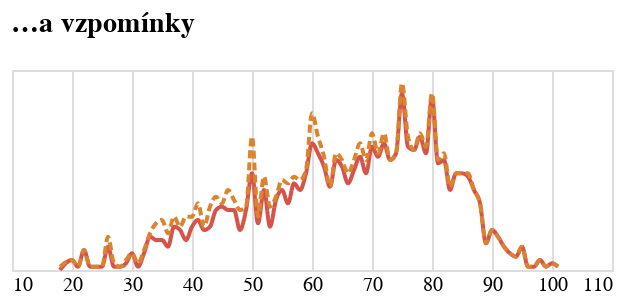

Notebook code for this chart:
### Code cell
tvar3 = alt.Chart(do_grafu_vzpominky.to_pandas(), width=300, height=100, title="…a vzpomínky").mark_line(interpolate="monotone").encode(
    alt.X('vek:Q').axis(domain=False, tickSize=0, title=None),
    alt.Y('len:Q').stack('zero').axis(None),
    alt.Color('obdobi:N', sort=['2000-2020','1800-1838'], scale=alt.Scale(range=['#D6534B', '#DB842F']), legend=None),
    alt.StrokeDash('obdobi:N', sort=['2000-2020','1800-1838'], legend=None)
)

tvar3

### Figure 1 — Vega-Lite specification as saved in the notebook (floating-point values rounded to 4 significant figures; data arrays with more than 128 entries replaced by an {"elided": "..."} marker saying what was removed)
{"config": {"title": {"font": "Noticia Text", "fontSize": 14, "anchor": "start", "fontWeight": "bolder", "subtitleFont": "Noticia Text", "subtitleLineHeight": 18, "subtitleFontSize": 12, "subtitleFontWeight": "normal", "subtitlePadding": 10, "dy": -12}, "axis": {"labelFont": "Asap", "titleFont": "Asap", "fontWeight": "lighter", "titleFontWeight": "lighter", "labelFontSize": 10, "titleFontSize": 10, "labelPadding": 2, "titlePadding": 10}, "legend": {"labelFont": "Asap", "labelFontWeight": "normal", "titleFont": "Asap", "titleFontWeight": "normal", "labelFontSize": 10, "titleFontSize": 10}}, "data": {"name": "data-e3f8cd15b92b2864fe80dc8e68a220e4"}, "mark": {"type": "line", "interpolate": "monotone"}, "encoding": {"color": {"field": "obdobi", "legend": null, "scale": {"range": ["#D6534B", "#DB842F"]}, "sort": ["2000-2020", "1800-1838"], "type": "nominal"}, "strokeDash": {"field": "obdobi", "legend": null, "sort": ["2000-2020", "1800-1838"], "type": "nominal"}, "x": {"axis": {"domain": false, "tickSize": 0, "title": null}, "field": "vek", "type": "quantitative"}, "y": {"axis": null, "field": "len", "stack": "zero", "type": "quantitative"}}, "height": 100, "title": "…a vzpomínky", "width": 300, "$schema": "https://vega.github.io/schema/vega-lite/v5.8.0.json", "datasets": {"data-e3f8cd15b92b2864fe80dc8e68a220e4": {"elided": "135 records"}}}
